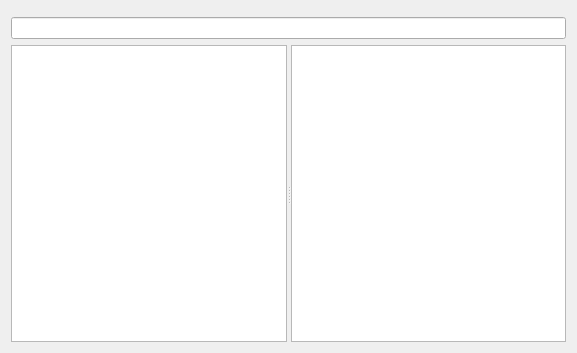
<?xml version="1.0" encoding="UTF-8"?>
<ui version="4.0">
 <class>FileManagerDialog</class>
 <widget class="QDialog" name="FileManagerDialog">
  <property name="geometry">
   <rect>
    <x>0</x>
    <y>0</y>
    <width>577</width>
    <height>353</height>
   </rect>
  </property>
  <property name="windowTitle">
   <string>File manager</string>
  </property>
  <layout class="QVBoxLayout" name="verticalLayout_2">
   <item>
    <widget class="QWidget" name="widgetToolbarContainer" native="true">
     <property name="sizePolicy">
      <sizepolicy hsizetype="Preferred" vsizetype="Maximum">
       <horstretch>0</horstretch>
       <verstretch>0</verstretch>
      </sizepolicy>
     </property>
     <layout class="QVBoxLayout" name="verticalLayout">
      <property name="leftMargin">
       <number>0</number>
      </property>
      <property name="topMargin">
       <number>0</number>
      </property>
      <property name="rightMargin">
       <number>0</number>
      </property>
      <property name="bottomMargin">
       <number>0</number>
      </property>
     </layout>
    </widget>
   </item>
   <item>
    <widget class="QLineEdit" name="lineEditPath"/>
   </item>
   <item>
    <widget class="QSplitter" name="splitter">
     <property name="orientation">
      <enum>Qt::Horizontal</enum>
     </property>
     <widget class="QTreeWidget" name="treeWidgetClientFiles">
      <property name="contextMenuPolicy">
       <enum>Qt::CustomContextMenu</enum>
      </property>
      <property name="headerHidden">
       <bool>true</bool>
      </property>
      <column>
       <property name="text">
        <string notr="true">1</string>
       </property>
      </column>
     </widget>
     <widget class="QListWidget" name="listWidget">
      <property name="contextMenuPolicy">
       <enum>Qt::CustomContextMenu</enum>
      </property>
     </widget>
    </widget>
   </item>
  </layout>
  <action name="actionCutFile">
   <property name="icon">
    <iconset resource="../res/icons/icons.qrc">
     <normaloff>:/icons/cut.png</normaloff>:/icons/cut.png</iconset>
   </property>
   <property name="text">
    <string>Cut</string>
   </property>
  </action>
  <action name="actionCopyFile">
   <property name="icon">
    <iconset resource="../res/icons/icons.qrc">
     <normaloff>:/icons/edit-copy.png</normaloff>:/icons/edit-copy.png</iconset>
   </property>
   <property name="text">
    <string>Copy</string>
   </property>
  </action>
  <action name="actionPaste">
   <property name="icon">
    <iconset resource="../res/icons/icons.qrc">
     <normaloff>:/icons/edit-paste.png</normaloff>:/icons/edit-paste.png</iconset>
   </property>
   <property name="text">
    <string>Paste</string>
   </property>
  </action>
  <action name="actionCutDir">
   <property name="icon">
    <iconset resource="../res/icons/icons.qrc">
     <normaloff>:/icons/cut.png</normaloff>:/icons/cut.png</iconset>
   </property>
   <property name="text">
    <string>Cut</string>
   </property>
  </action>
  <action name="actionCopyDir">
   <property name="icon">
    <iconset resource="../res/icons/icons.qrc">
     <normaloff>:/icons/edit-copy.png</normaloff>:/icons/edit-copy.png</iconset>
   </property>
   <property name="text">
    <string>Copy</string>
   </property>
  </action>
  <action name="actionDeleteFile">
   <property name="icon">
    <iconset resource="../res/icons/icons.qrc">
     <normaloff>:/icons/delete.png</normaloff>:/icons/delete.png</iconset>
   </property>
   <property name="text">
    <string>Delete</string>
   </property>
  </action>
  <action name="actionDeleteDir">
   <property name="icon">
    <iconset resource="../res/icons/icons.qrc">
     <normaloff>:/icons/delete.png</normaloff>:/icons/delete.png</iconset>
   </property>
   <property name="text">
    <string>Delete</string>
   </property>
  </action>
  <action name="actionBack">
   <property name="icon">
    <iconset resource="../res/icons/icons.qrc">
     <normaloff>:/icons/go-previous.png</normaloff>:/icons/go-previous.png</iconset>
   </property>
   <property name="text">
    <string>Back</string>
   </property>
  </action>
  <action name="actionForward">
   <property name="icon">
    <iconset resource="../res/icons/icons.qrc">
     <normaloff>:/icons/go-next.png</normaloff>:/icons/go-next.png</iconset>
   </property>
   <property name="text">
    <string>Forward</string>
   </property>
  </action>
  <action name="actionUp">
   <property name="icon">
    <iconset resource="../res/icons/icons.qrc">
     <normaloff>:/icons/up.png</normaloff>:/icons/up.png</iconset>
   </property>
   <property name="text">
    <string>Up</string>
   </property>
  </action>
  <action name="actionHome">
   <property name="icon">
    <iconset resource="../res/icons/icons.qrc">
     <normaloff>:/icons/go-home.png</normaloff>:/icons/go-home.png</iconset>
   </property>
   <property name="text">
    <string>Home</string>
   </property>
  </action>
  <action name="actionRefresh">
   <property name="icon">
    <iconset resource="../res/icons/icons.qrc">
     <normaloff>:/icons/view-refresh.png</normaloff>:/icons/view-refresh.png</iconset>
   </property>
   <property name="text">
    <string>Refresh</string>
   </property>
  </action>
  <action name="actionDownload">
   <property name="icon">
    <iconset resource="../res/icons/icons.qrc">
     <normaloff>:/icons/go-bottom.png</normaloff>:/icons/go-bottom.png</iconset>
   </property>
   <property name="text">
    <string>Download</string>
   </property>
  </action>
  <action name="actionUpload">
   <property name="text">
    <string>Upload</string>
   </property>
  </action>
 </widget>
 <resources>
  <include location="../res/icons/icons.qrc"/>
 </resources>
 <connections/>
</ui>
